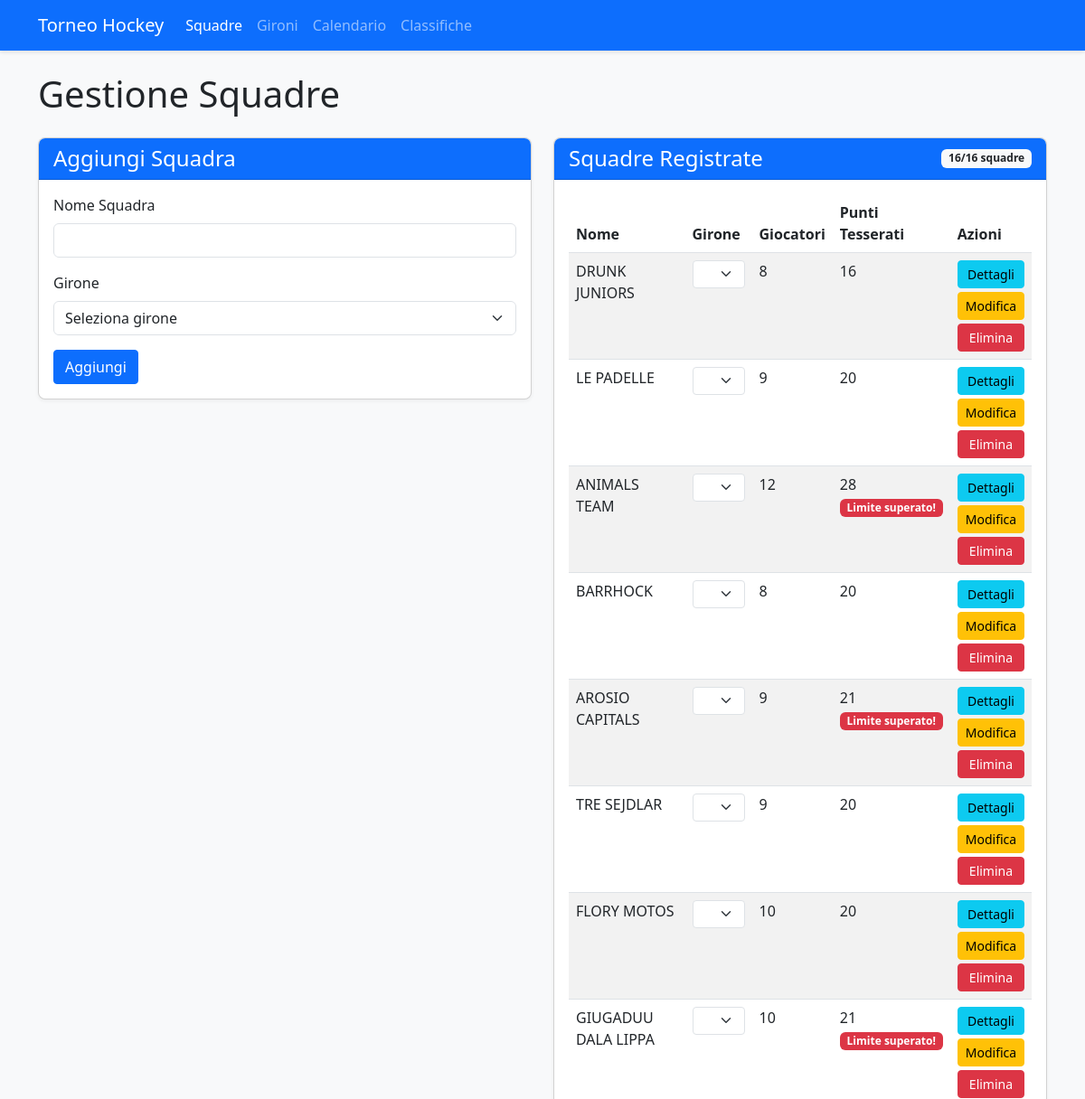
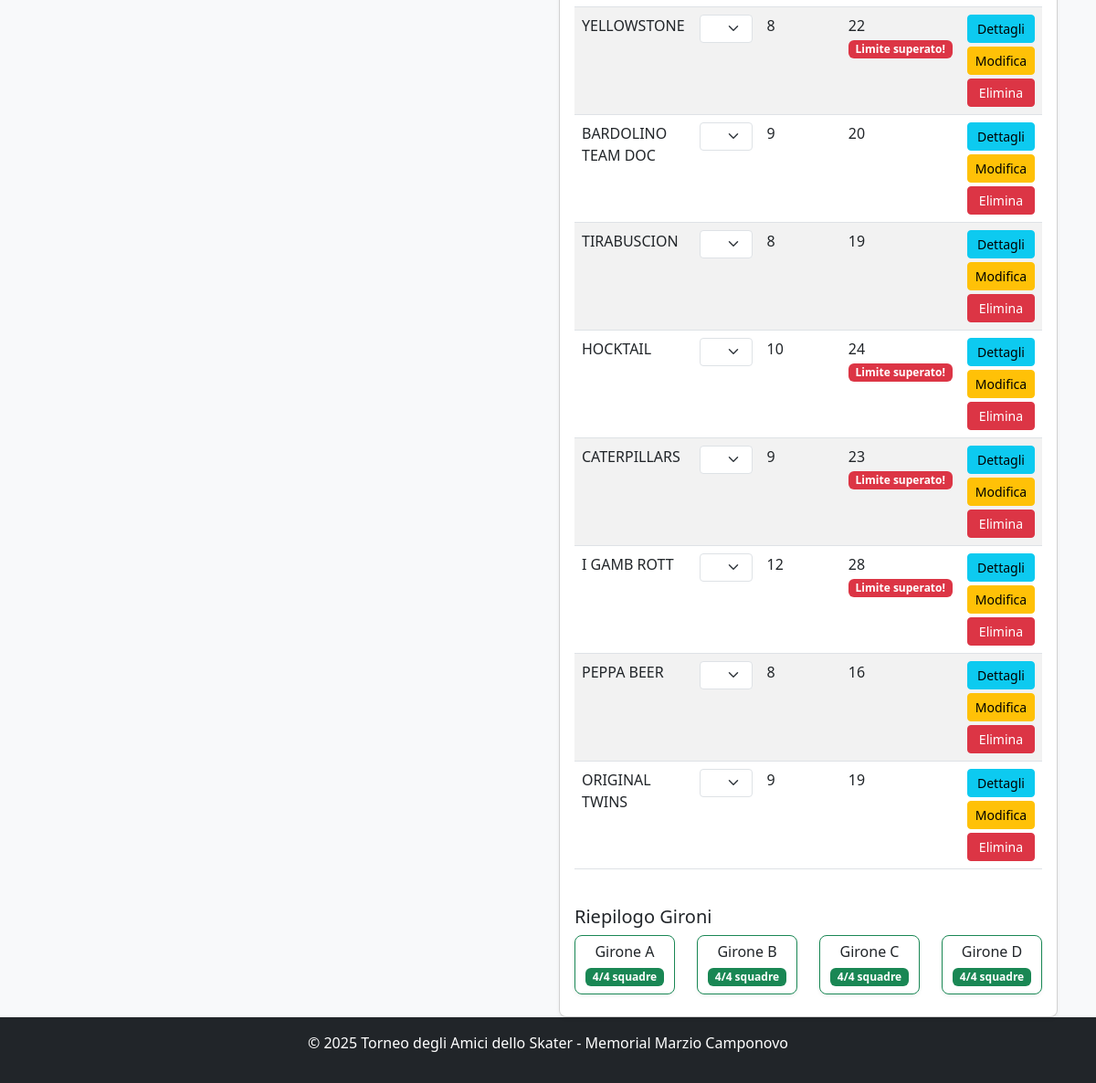
The app's page /teams, older data (2 pictures, top to bottom).
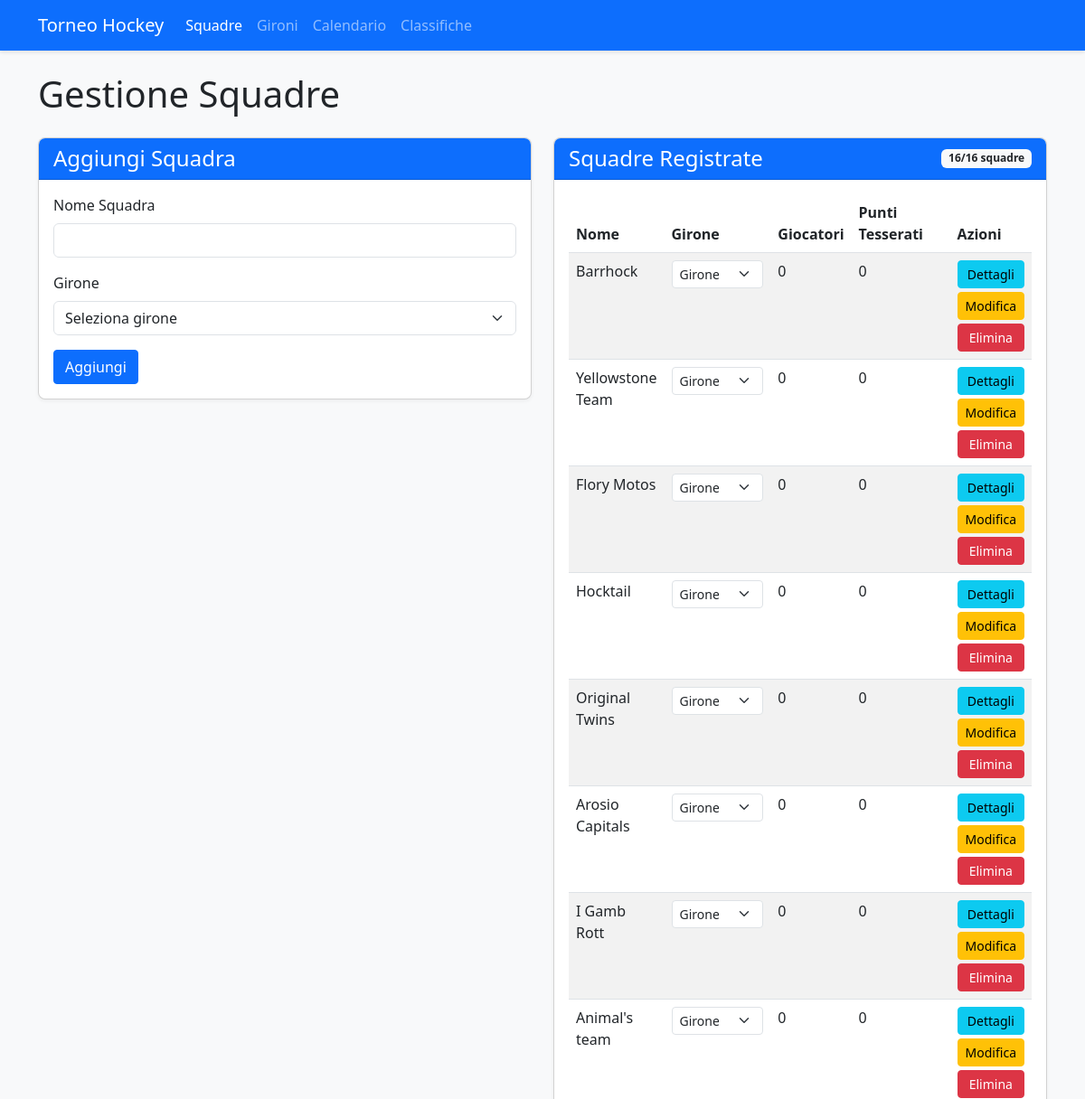
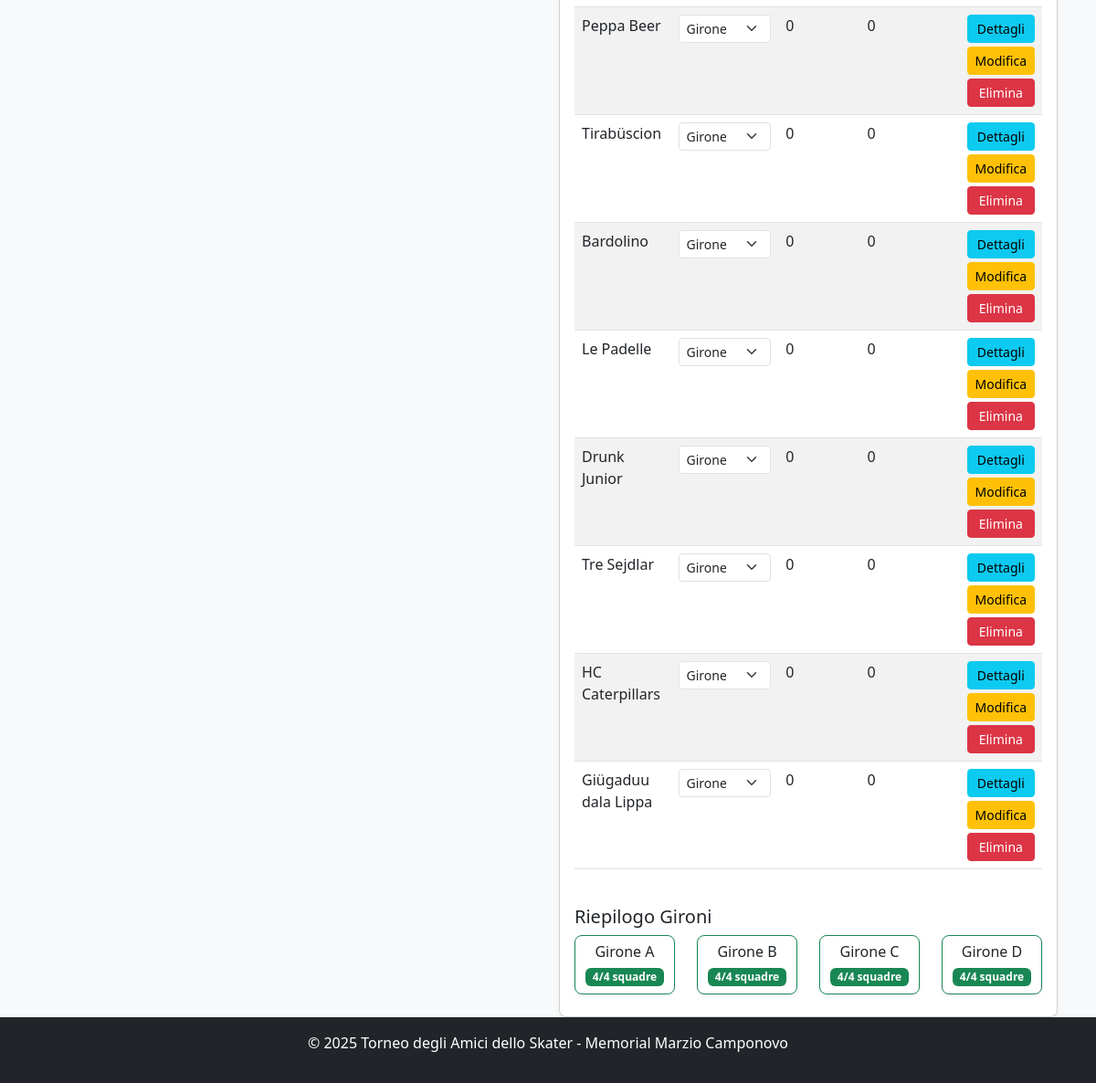
The same page, newer data (2 pictures, top to bottom).
### app.py (models this page shows, shortened)
class Team(db.Model):
    id = db.Column(db.Integer, primary_key=True)
    name = db.Column(db.String(100), nullable=False, unique=True)
    group = db.Column(db.String(1))  # A, B, C, or D
    players = db.relationship('Player', backref='team', lazy=True)
    matches = db.relationship(
        'Match',
        primaryjoin="or_(Team.id == Match.team1_id, Team.id == Match.team2_id)",
        lazy=True,
        overlaps="team1,team2"
    )
    wins = db.Column(db.Integer, default=0)
    losses = db.Column(db.Integer, default=0)
    draws = db.Column(db.Integer, default=0)
    goals_for = db.Column(db.Integer, default=0)
    goals_against = db.Column(db.Integer, default=0)
    points = db.Column(db.Integer, default=0)
    @property
    def player_points_total(self):
        return sum(player.registration_points for player in self.players)

class Player(db.Model):
    id = db.Column(db.Integer, primary_key=True)
    name = db.Column(db.String(100), nullable=False)
    team_id = db.Column(db.Integer, db.ForeignKey('team.id'), nullable=False)
    is_registered = db.Column(db.Boolean, default=False)
    category = db.Column(db.String(20))  # LNA/LNB, 1a Lega, 2a Lega, Non tesserato
    goals = db.Column(db.Integer, default=0)
    assists = db.Column(db.Integer, default=0)
    penalties = db.Column(db.Integer, default=0)
    @property
    def registration_points(self):
        if not self.is_registered:
            return 2  # Non tesserato
        points_map = {
            'LNA/LNB': 5,
            '1a Lega': 3,
            '2a Lega': 2
        }
        return points_map.get(self.category, 2)

### app.py (the view)
@app.route('/teams')
def teams():
    teams = Team.query.all()
    team_count = Team.query.count()
    max_teams = 16
    return render_template('teams.html', teams=teams, team_count=team_count, max_teams=max_teams)

### app.py (called while the page is built)
@app.context_processor
def inject_tournament_dates():
    try:
        formatted_dates = format_tournament_dates()
        return {'tournament_dates': formatted_dates}
    except Exception as e:
        current_year = datetime.now().year
        return {
            'tournament_dates': {
                'qualification_day1': {
                    'date': datetime(current_year, 7, 13).date(),
                    'formatted': f'13/07/{current_year}',
                    'day_name_it': 'Sabato'
                },
                'qualification_day2': {
                    'date': datetime(current_year, 7, 14).date(),
                    'formatted': f'14/07/{current_year}',
                    'day_name_it': 'Domenica'
                }
            }
        }

### templates/teams.html (shortened to what the changed rows need)
<!DOCTYPE html>
<html lang="it">
<head>
    <link rel="stylesheet" href="https://cdn.jsdelivr.net/npm/bootstrap@5.3.0/dist/css/bootstrap.min.css">
    <link rel="stylesheet" href="{{ url_for('static', filename='style.css') }}">
</head>
<body class="d-flex flex-column min-vh-100">
    <div class="container mt-4">
        <h1>Gestione Squadre</h1>
        <div class="row mt-4">
            <div class="col-md-6">
                <div class="card">
                    <div class="card-body">
                        {% if teams %}
                            <div class="table-responsive">
                                <table class="table table-striped">
                                    <thead>
                                        <tr>
                                            <th>Nome</th>
                                            <th width="140">Girone</th>
                                            <th width="80">Giocatori</th>
                                            <th width="120">Punti Tesserati</th>
                                            <th>Azioni</th>
                                        </tr>
                                    </thead>
                                    <tbody>
                                        {% for team in teams %}
                                            <tr>
                                                <td>{{ team.name }}</td>
                                                <td>
                                                    <form method="post" action="{{ url_for('update_team_group', team_id=team.id) }}" class="d-inline">
                                                        <div class="input-group input-group-sm">
                                                            <select class="form-select form-select-sm girone-select" name="group" onchange="this.form.submit()">
                                                                <option value="A" {% if team.group == 'A' %}selected{% endif %}>Girone A</option>
                                                                <option value="B" {% if team.group == 'B' %}selected{% endif %}>Girone B</option>
                                                                <option value="C" {% if team.group == 'C' %}selected{% endif %}>Girone C</option>
                                                                <option value="D" {% if team.group == 'D' %}selected{% endif %}>Girone D</option>
                                                            </select>
                                                        </div>
                                                    </form>
                                                </td>
                                                <td>{{ team.players|length }}</td>
                                                <td>
                                                    {{ team.player_points_total }}
                                                    {% if team.player_points_total > 20 %}
                                                        <span class="badge bg-danger">Limite superato!</span>
                                                    {% endif %}
                                                </td>
                                                <td>
                                                    <div class="d-grid gap-1">
                                                        <a href="{{ url_for('team_detail', team_id=team.id) }}" class="btn btn-sm btn-info">Dettagli</a>
                                                        <a href="{{ url_for('edit_team', team_id=team.id) }}" class="btn btn-sm btn-warning">Modifica</a>
                                                        <button type="button" class="btn btn-sm btn-danger" onclick="deleteTeam('{{ team.id }}', '{{ team.name }}')">Elimina</button>
                                                    </div>
                                                </td>
                                            </tr>
                                        {% endfor %}
                                    </tbody>
                                </table>
                            </div>
                        {% else %}
                            <p>Nessuna squadra registrata.</p>
                        {% endif %}
                    </div>
                </div>
            </div>
        </div>
    </div>
</body>
</html>

Row changes from the older to the newer data that the page shows:
changed Team: name "DRUNK JUNIORS" → "Barrhock"; players|length "8" → "0"; player_points_total "16" → "0"
changed Team: name "LE PADELLE" → "Yellowstone Team"; players|length "9" → "0"; player_points_total "20" → "0"
changed Team: name "ANIMALS TEAM" → "Flory Motos"; players|length "12" → "0"; player_points_total "28" → "0"; no longer shows "Limite superato!"
changed Team: name "BARRHOCK" → "Hocktail"; players|length "8" → "0"; player_points_total "20" → "0"
changed Team: name "AROSIO CAPITALS" → "Original Twins"; players|length "9" → "0"; player_points_total "21" → "0"; no longer shows "Limite superato!"
changed Team: name "TRE SEJDLAR" → "Arosio Capitals"; players|length "9" → "0"; player_points_total "20" → "0"
changed Team: name "FLORY MOTOS" → "I Gamb Rott"; players|length "10" → "0"; player_points_total "20" → "0"
changed Team: name "GIUGADUU DALA LIPPA" → "Animal's team"; players|length "10" → "0"; player_points_total "21" → "0"; no longer shows "Limite superato!"
changed Team: name "YELLOWSTONE" → "Peppa Beer"; players|length "8" → "0"; player_points_total "22" → "0"; no longer shows "Limite superato!"
changed Team: name "BARDOLINO TEAM DOC" → "Tirabüscion"; players|length "9" → "0"; player_points_total "20" → "0"
changed Team: name "TIRABUSCION" → "Bardolino"; players|length "8" → "0"; player_points_total "19" → "0"
changed Team: name "HOCKTAIL" → "Le Padelle"; players|length "10" → "0"; player_points_total "24" → "0"; no longer shows "Limite superato!"
changed Team: name "CATERPILLARS" → "Drunk Junior"; players|length "9" → "0"; player_points_total "23" → "0"; no longer shows "Limite superato!"
changed Team: name "I GAMB ROTT" → "Tre Sejdlar"; players|length "12" → "0"; player_points_total "28" → "0"; no longer shows "Limite superato!"
changed Team: name "PEPPA BEER" → "HC Caterpillars"; players|length "8" → "0"; player_points_total "16" → "0"
changed Team: name "ORIGINAL TWINS" → "Giügaduu dala Lippa"; players|length "9" → "0"; player_points_total "19" → "0"
